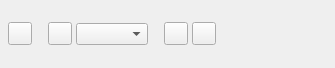
<?xml version="1.0" encoding="UTF-8"?>
<ui version="4.0">
 <class>PropertiesPalette_Fill</class>
 <widget class="QWidget" name="PropertiesPalette_Fill">
  <property name="geometry">
   <rect>
    <x>0</x>
    <y>0</y>
    <width>335</width>
    <height>68</height>
   </rect>
  </property>
  <property name="windowTitle">
   <string>Form</string>
  </property>
  <layout class="QVBoxLayout" name="verticalLayout">
   <property name="spacing">
    <number>4</number>
   </property>
   <property name="leftMargin">
    <number>8</number>
   </property>
   <property name="topMargin">
    <number>8</number>
   </property>
   <property name="rightMargin">
    <number>8</number>
   </property>
   <property name="bottomMargin">
    <number>8</number>
   </property>
   <item>
    <layout class="QHBoxLayout" name="horizontalLayout">
     <property name="spacing">
      <number>16</number>
     </property>
     <item>
      <widget class="FormWidget" name="labelFillColor">
       <property name="label" stdset="0">
        <string>Color</string>
       </property>
       <property name="font">
        <font>
         <pointsize>8</pointsize>
        </font>
       </property>
       <layout class="QHBoxLayout" name="horizontalLayout_2">
        <property name="leftMargin">
         <number>0</number>
        </property>
        <property name="topMargin">
         <number>0</number>
        </property>
        <property name="rightMargin">
         <number>0</number>
        </property>
        <property name="bottomMargin">
         <number>0</number>
        </property>
        <item>
         <widget class="ColorButton" name="buttonFillColor">
          <property name="text">
           <string/>
          </property>
         </widget>
        </item>
       </layout>
      </widget>
     </item>
     <item>
      <layout class="QHBoxLayout" name="horizontalLayout_6">
       <property name="spacing">
        <number>4</number>
       </property>
       <item>
        <widget class="FormWidget" name="labelFillMask">
         <property name="label" stdset="0">
          <string>Mask</string>
         </property>
         <property name="font">
          <font>
           <pointsize>8</pointsize>
          </font>
         </property>
         <layout class="QHBoxLayout" name="horizontalLayout_4">
          <property name="spacing">
           <number>4</number>
          </property>
          <property name="leftMargin">
           <number>0</number>
          </property>
          <property name="topMargin">
           <number>0</number>
          </property>
          <property name="rightMargin">
           <number>0</number>
          </property>
          <property name="bottomMargin">
           <number>0</number>
          </property>
          <item>
           <widget class="ColorButton" name="buttonFillMask">
            <property name="text">
             <string/>
            </property>
           </widget>
          </item>
         </layout>
        </widget>
       </item>
       <item>
        <widget class="FormWidget" name="labelBlendmode">
         <property name="label" stdset="0">
          <string>Blendmode</string>
         </property>
         <property name="font">
          <font>
           <pointsize>8</pointsize>
          </font>
         </property>
         <layout class="QHBoxLayout" name="horizontalLayout_5">
          <property name="leftMargin">
           <number>0</number>
          </property>
          <property name="topMargin">
           <number>0</number>
          </property>
          <property name="rightMargin">
           <number>0</number>
          </property>
          <property name="bottomMargin">
           <number>0</number>
          </property>
          <item>
           <widget class="ComboBlendMode" name="comboBlendmode"/>
          </item>
         </layout>
        </widget>
       </item>
      </layout>
     </item>
     <item>
      <widget class="FormWidget" name="labelFillRule">
       <property name="label" stdset="0">
        <string>Fill Rule</string>
       </property>
       <property name="font">
        <font>
         <pointsize>8</pointsize>
        </font>
       </property>
       <layout class="QHBoxLayout" name="horizontalLayout_3">
        <property name="spacing">
         <number>4</number>
        </property>
        <property name="leftMargin">
         <number>0</number>
        </property>
        <property name="topMargin">
         <number>0</number>
        </property>
        <property name="rightMargin">
         <number>0</number>
        </property>
        <property name="bottomMargin">
         <number>0</number>
        </property>
        <item>
         <widget class="QToolButton" name="evenOdd">
          <property name="text">
           <string/>
          </property>
          <property name="checkable">
           <bool>true</bool>
          </property>
          <property name="autoExclusive">
           <bool>true</bool>
          </property>
         </widget>
        </item>
        <item>
         <widget class="QToolButton" name="nonZero">
          <property name="text">
           <string/>
          </property>
          <property name="checkable">
           <bool>true</bool>
          </property>
          <property name="autoExclusive">
           <bool>true</bool>
          </property>
         </widget>
        </item>
       </layout>
      </widget>
     </item>
     <item>
      <spacer name="horizontalSpacer">
       <property name="orientation">
        <enum>Qt::Horizontal</enum>
       </property>
       <property name="sizeHint" stdset="0">
        <size>
         <width>0</width>
         <height>0</height>
        </size>
       </property>
      </spacer>
     </item>
    </layout>
   </item>
  </layout>
 </widget>
 <customwidgets>
  <customwidget>
   <class>FormWidget</class>
   <extends>QWidget</extends>
   <header>ui/widgets/form_widget.h</header>
   <container>1</container>
  </customwidget>
  <customwidget>
   <class>ColorButton</class>
   <extends>QToolButton</extends>
   <header>ui/widgets/color_button.h</header>
  </customwidget>
  <customwidget>
   <class>ComboBlendMode</class>
   <extends>QComboBox</extends>
   <header>ui/widgets/combo_blendmode.h</header>
  </customwidget>
 </customwidgets>
 <resources/>
 <connections/>
</ui>
